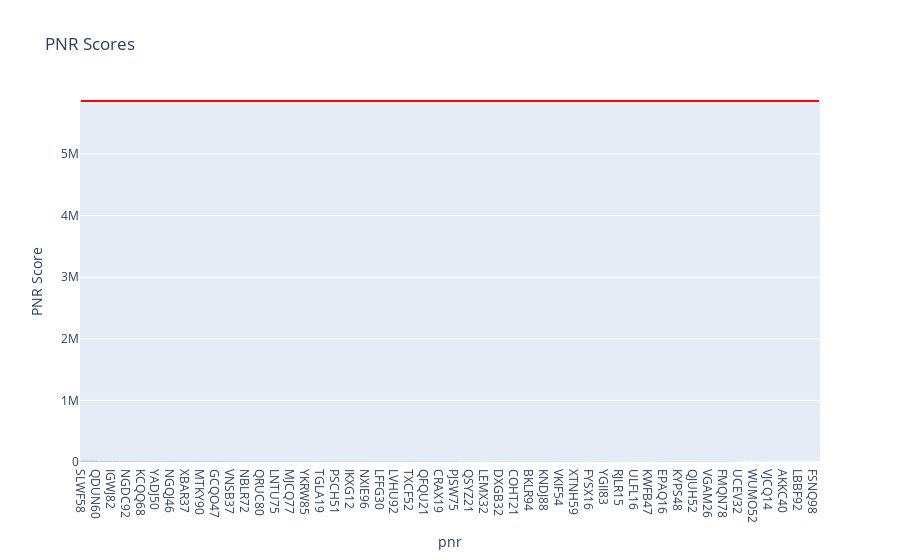

This figure's notebook cell:
### Code cell
# plot for pnr_score distribution of cancelled flights-pnrs
fig = px.bar(
    df, x="pnr", y="pnr_score", title="PNR Scores", labels={"pnr_score": "PNR Score"}
)
# Add mean and standard deviation annotations
fig.add_shape(
    type="line",
    x0=-0.5,
    x1=len(df) - 0.5,
    y0=mean_score,
    y1=mean_score,
    line=dict(color="red", width=2),
    name="Mean",
)
# Show the chart
print(mean_score, std_dev_score)
fig.show()

### Figure 1 — Plotly figure (JSON) as saved in the notebook; plotly's stock layout.template omitted (floating-point values rounded to 4 significant figures; data arrays with more than 128 entries replaced by an {"elided": "..."} marker saying what was removed)
{"data": [{"alignmentgroup": "True", "hovertemplate": "pnr=%{x}<br>PNR Score=%{y}<extra></extra>", "legendgroup": "", "marker": {"color": "#636efa", "pattern": {"shape": ""}}, "name": "", "offsetgroup": "", "orientation": "v", "showlegend": false, "textposition": "auto", "type": "bar", "x": {"elided": "494 str values"}, "xaxis": "x", "y": {"elided": "494 int values"}, "yaxis": "y"}], "layout": {"barmode": "relative", "legend": {"tracegroupgap": 0}, "shapes": [{"line": {"color": "red", "width": 2}, "name": "Mean", "type": "line", "x0": -0.5, "x1": 493.5, "y0": 5860000.0, "y1": 5860000.0}], "title": {"text": "PNR Scores"}, "xaxis": {"anchor": "y", "domain": [0, 1], "title": {"text": "pnr"}}, "yaxis": {"anchor": "x", "domain": [0, 1], "title": {"text": "PNR Score"}}}}
